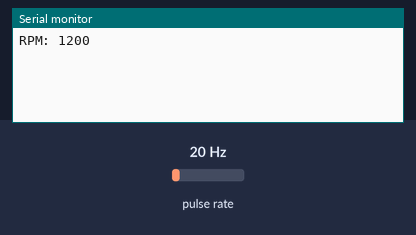
Simulated run of this sketch. Board: ESP32. Shown: the last lines printed to the serial monitor. Wiring (inferred from the names in the program): pulse sensor: data GPIO 21. The test bench sets the inputs (shaded band); at power-on: pulse rate 20 Hz.

Above: at 1.2 s.
1.3 s: pulse rate (sensor on GPIO 21) set to 4 Hz
At 2.3 s:
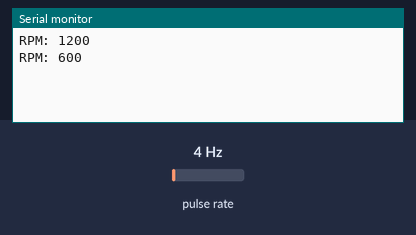
2.8 s: pulse rate (sensor on GPIO 21) set to 50 Hz
At 3.8 s:
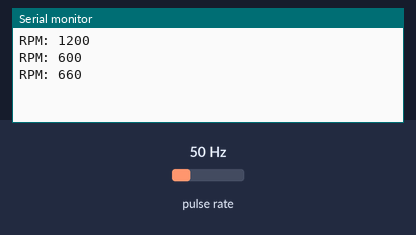
Timing chart, 0 to 5.8 s (numbered marks = the images above; inputs shaded):
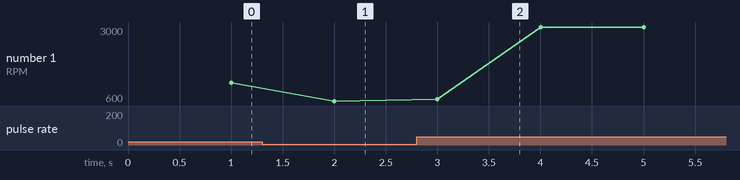

Measured:
- after the input at 1.3 s, the serial monitor: prints a new line after 0.70 s (image 1)
- after the input at 2.8 s, the serial monitor: prints a new line after 0.20 s (image 2)
- plotted number 1: 1200 → 600 after the input at 1.3 s, 600 → 3000 after the input at 2.8 s

The sketch:

rpm4.ino
```cpp
// (licence header left out)
#define SENSOR_PIN 21  // Pin connected to A3144 OUT

volatile unsigned long pulseCount = 0;  // Counts the number of pulses
unsigned long lastTime = 0;             // Stores last time RPM was calculated
unsigned long rpm = 0;                  // Stores calculated RPM

// This function is triggered every time the sensor detects a magnet (falling edge)
void IRAM_ATTR pulseDetected() {
  pulseCount++;
}

void setup() {
  Serial.begin(115200);

  pinMode(SENSOR_PIN, INPUT_PULLUP);  // Set pin as input with internal pull-up resistor
  attachInterrupt(digitalPinToInterrupt(SENSOR_PIN), pulseDetected, FALLING);  // Trigger on falling edge

  lastTime = millis();  // Initialize the timer
}

void loop() {
  unsigned long currentTime = millis();

  // Calculate RPM every 1 second (1000 milliseconds)
  if (currentTime - lastTime >= 1000) {
    noInterrupts();  // Temporarily disable interrupts to safely access pulseCount
    unsigned long count = pulseCount;
    pulseCount = 0;   // Reset pulse count
    interrupts();     // Re-enable interrupts

    rpm = count * 60;  // 1 pulse per revolution -> 60 pulses per minute = RPM

    Serial.print("RPM: ");
    Serial.println(rpm);

    lastTime = currentTime;
  }
}
```
